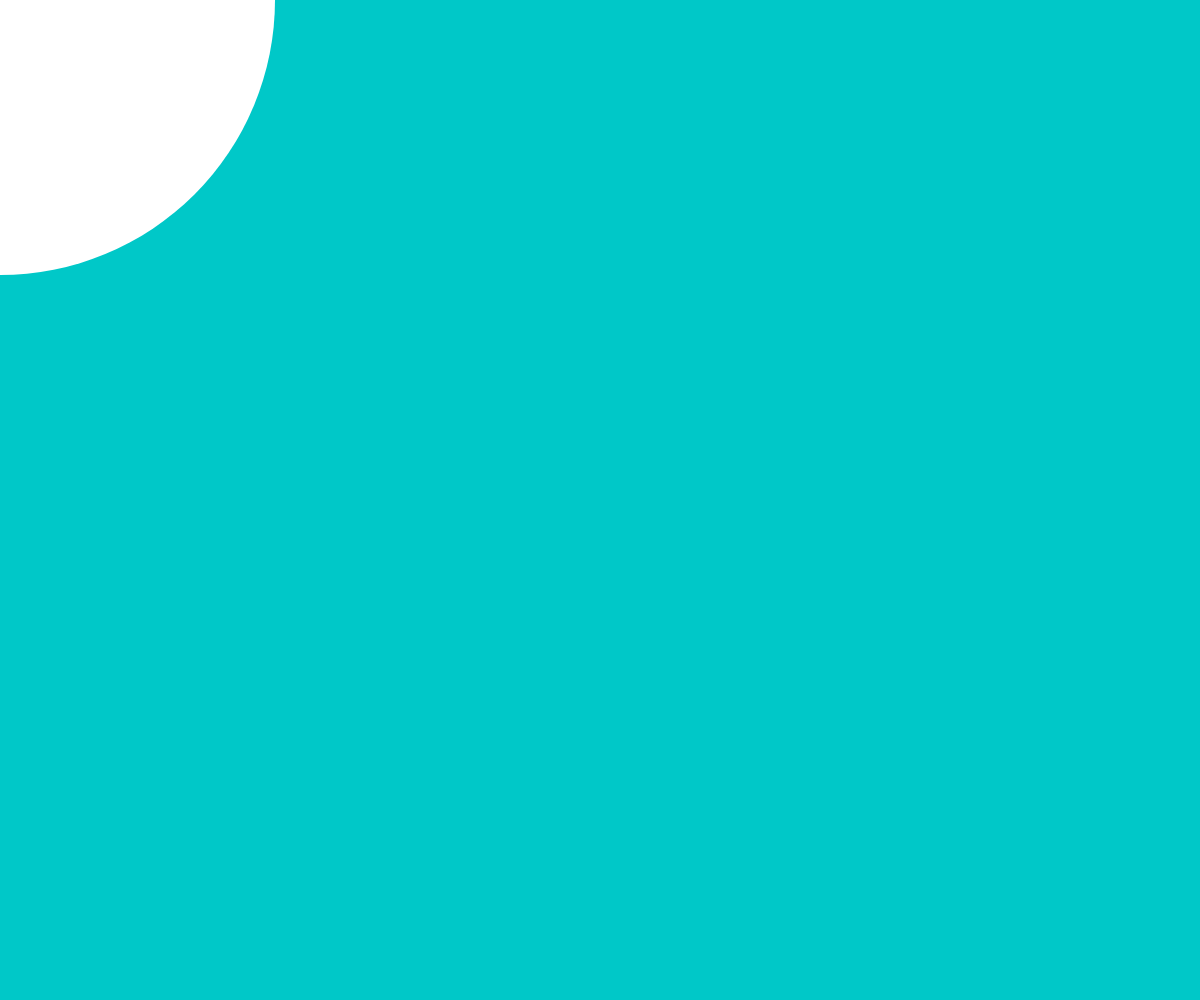
Frame 1 (no input)
Frame 60 (no input): identical to frame 1, image omitted
Frame 120 (the mouse pressed at the canvas centre since frame 60): blank canvas, image omitted

The p5.js sketch that drew this single still picture (run headless with seeded random() and noise() and a simulated clock; from frame 60 on, the mouse is pressed at the canvas centre):

// p5.js sketch
// ── sketch.js
// variables controllig position and speed of moving balls
let xpos = 125;
let ypos = 0;
let ballspeed = 10;
let circleSize = 550;
let circleSizeGetVeryBig = 550;
let whichCircleClicked = 0;

function setup() {
    createCanvas(windowWidth, windowHeight);

}

function draw() {

    noStroke();
    background(0, 200, 200);
//makes the circles appear based on clicking in whichever quadrant is clicked on.
    if (mouseIsPressed) {
        if (mouseX > 0 && mouseX < width / 2) {
            if (mouseY > 0 && mouseY < height / 2) {
                //Quad 1 clicked
                whichCircleClicked = 1;
                //links the two variables
                circleSizeGetVeryBig = circleSize;
            }
            if (mouseY > height / 2 && mouseY < height) {
                whichCircleClicked = 3;
                circleSizeGetVeryBig = circleSize;
            }
        }
        if (mouseX > width / 2 && mouseX < width) {
            if (mouseY > 0 && mouseY < height / 2) {
                whichCircleClicked = 2;
                circleSizeGetVeryBig = circleSize;
            }
            if (mouseY > height / 2 && mouseY < height) {
                whichCircleClicked = 4;
                circleSizeGetVeryBig = circleSize;
            }
        }

    }

    //Quad 1 Grows slowly
    if (whichCircleClicked === 1) {
        circle(0, 0, circleSizeGetVeryBig = circleSizeGetVeryBig + 1);
    }

    //Quad 2 Grows
    if (whichCircleClicked === 2) {
        circle(width, 0, circleSizeGetVeryBig = circleSizeGetVeryBig + 1);
    }

    //Quad 3 Grows
    if (whichCircleClicked === 3) {
        circle(0, height, circleSizeGetVeryBig = circleSizeGetVeryBig + 1);
    }

    //Quad 4 Grows
    if (whichCircleClicked === 4) {
        circle(width, height, circleSizeGetVeryBig = circleSizeGetVeryBig + 1);
    }

    //Quad 1 - makes circle appear once hovered over
    if (dist(0, 0, mouseX, mouseY) < 250) {
        circle(0, 0, circleSize);
    }

    //Quad 2
    if (dist(width, 0, mouseX, mouseY) < 250) {
        circle(width, 0, circleSize);
    }

    //Quad 3
    if (dist(0, height, mouseX, mouseY) < 250) {
        circle(0, height, circleSize);
    }

    //Quad 4
    if (dist(width, height, mouseX, mouseY) < 250) {
        circle(width, height, circleSize);
    }





}
